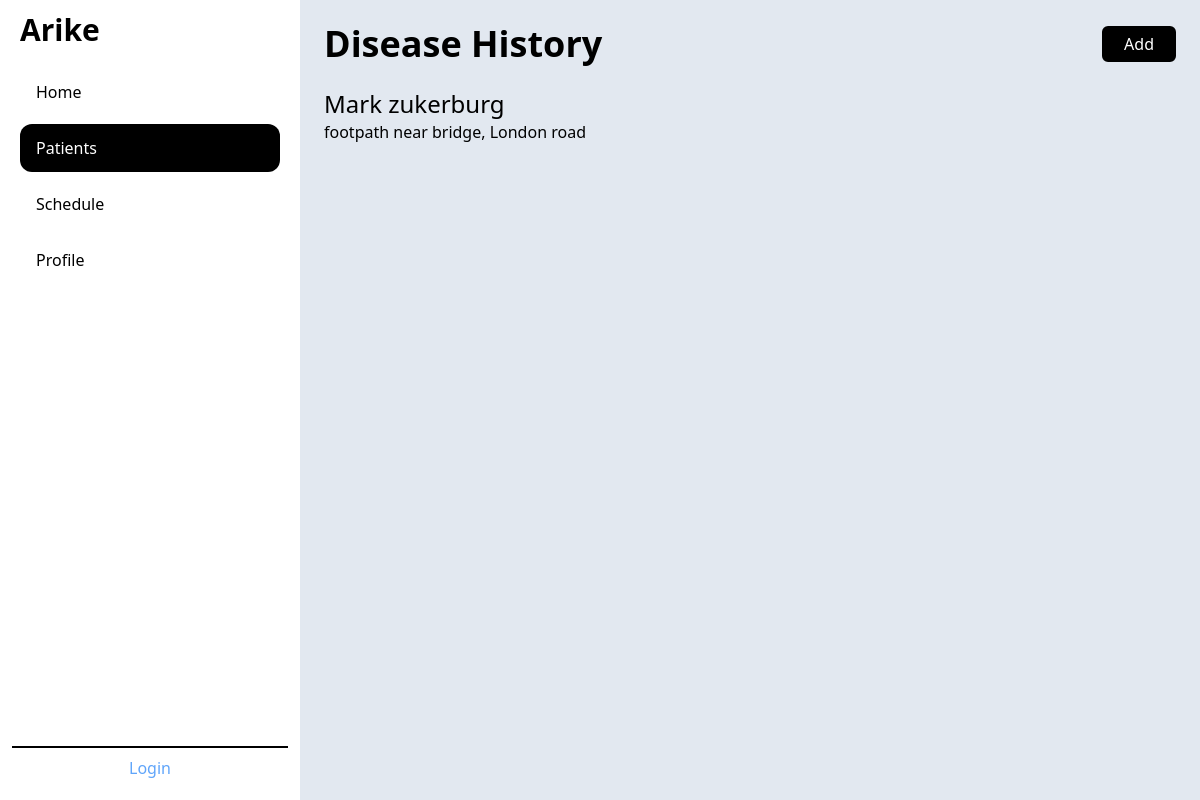
/patient/1/disease/, run on an earlier commit of the app's database.
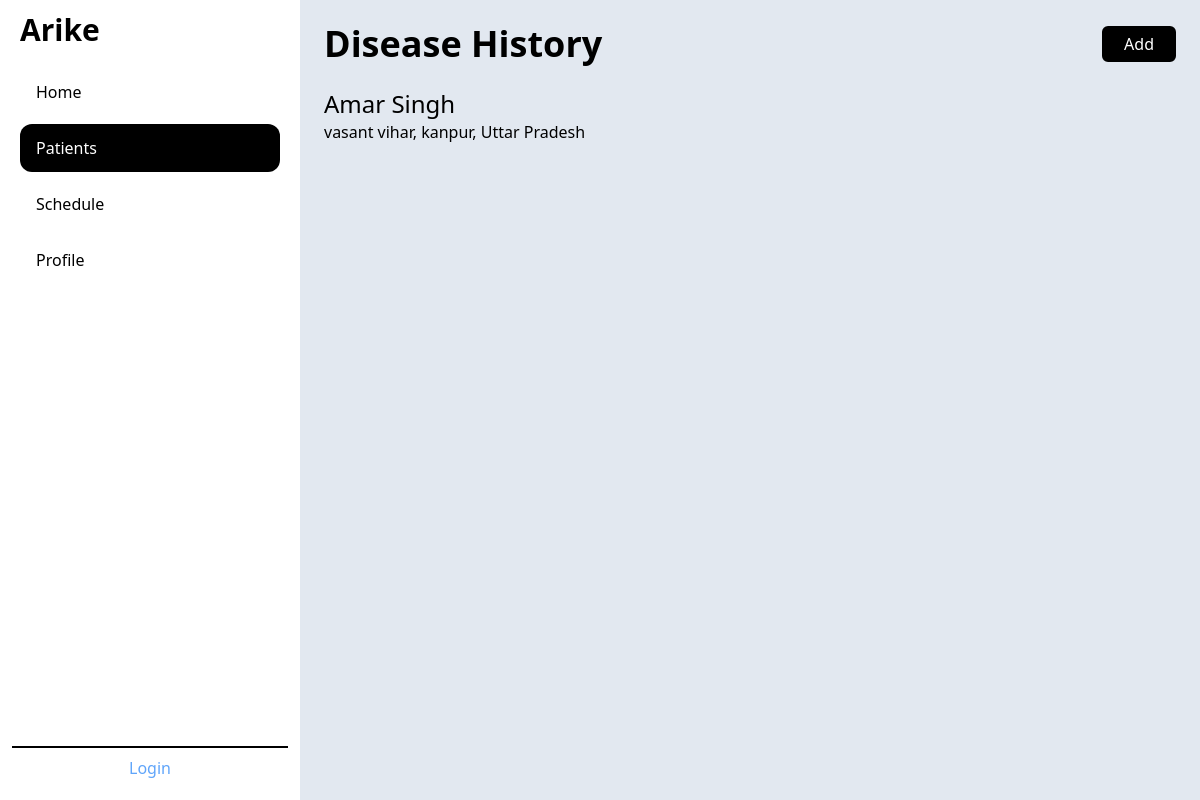
And on a later commit of the database.
### patient/models.py (models this page shows, shortened)
class Patient(models.Model):
    full_name = models.CharField(max_length=TEXT_LENGTH)
    date_of_birth = models.DateField()
    address = models.TextField()
    landmark = models.CharField(max_length=TEXT_LENGTH, blank=True)
    phone = models.IntegerField()
    gender = models.CharField(choices=GENDER_CHOICES, max_length=TEXT_LENGTH)
    emergency_phone_number = models.IntegerField()
    expired_time = models.DateTimeField(null=True, blank=True)
    ward = models.CharField(max_length=TEXT_LENGTH)
    facility = models.ForeignKey(Facility, on_delete=models.CASCADE)

### patient/views.py (the view)
# urls.py: path('<int:patient_id>/disease/',views.PatientDiseaseListView.as_view(), name="patientdisease_list"),
class PatientDiseaseListView(generic.ListView):
    model = PatientDisease
    def get_queryset(self):
        patient_id = self.kwargs["patient_id"]
        return PatientDisease.objects.filter(patient__pk=patient_id)
    def get_context_data(self, **kwargs):
        context = super().get_context_data(**kwargs)
        patient_id = self.kwargs["patient_id"]
        context['patient'] = Patient.objects.get(pk=patient_id)
        return context

### patient/templates/patient/patientdisease_list.html (shortened to what this page needs)
{% extends "base.html" %}
{% block content %}
    <div class="flex justify-between items-center">
        <h1 class="text-4xl font-bold">Disease History</h1>
        <a href="create/">
            <span class="inline-block rounded-md border-2 border-black cursor-pointer px-5 py-1 bg-black text-white">Add</span>
        </a>
    </div>
    <section class="mt-6">
        <h2 class="text-2xl font-medium">{{patient.full_name}}</h2>
        <p>{{patient.address}}</p>
    </section>
{% endblock %}

What changed in the data, as far as the page shows it:
changed Patient: full_name "Mark zukerburg" → "Amar Singh"; address "footpath near bridge, London road" → "vasant vihar, kanpur, Uttar Pradesh"
